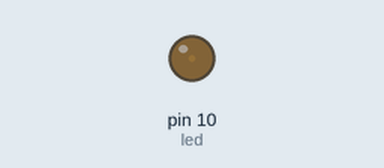
This sketch was run on a simulated Arduino Uno, built with avr-gcc and run on an emulated ATmega328P. On the bench: output pins drawn as LEDs (lit = HIGH).

Above: at 0.05 s.
At 1.15 s:
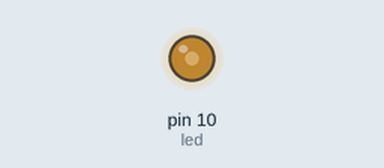
At 2.3 s:
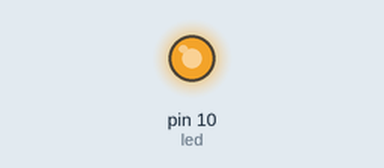
At 4.55 s:
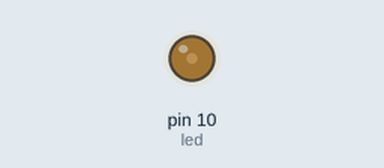
Timing chart, 0 to 6.6 s (numbered marks = the images above):
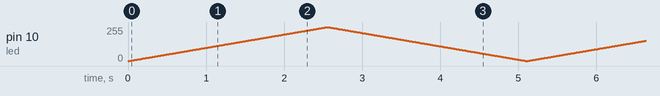

The sketch:

P14_Intensidad_Led.ino
```cpp
int led = 10 ;
void setup() {
  // put your setup code here, to run once:

}

void loop() {
  // put your main code here, to run repeatedly:
  for(int i =0;i<255;i++){
    analogWrite(led,i);
    delay(10);
  }
  for(int i =255;i>0;i--){
    analogWrite(led,i);
    delay(10);

  }

}
```
